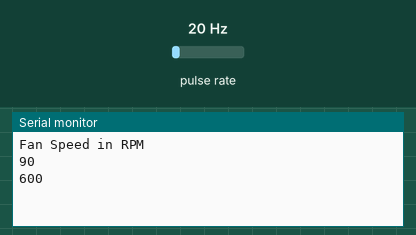
Recording of a sketch running on a simulated Arduino Uno, built with avr-gcc and run on an emulated ATmega328P. On the bench: the last lines printed to the serial monitor. Wiring (inferred from the names in the program): pulse sensor: data pin 5. The test bench sets the inputs (shaded band); at power-on: pulse rate 20 Hz.

Above: at 1.2 s.
1.3 s: pulse rate (sensor on pin 5) set to 4 Hz
At 2.6 s:
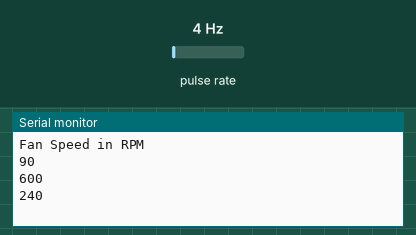
2.8 s: pulse rate (sensor on pin 5) set to 50 Hz
At 3.8 s:
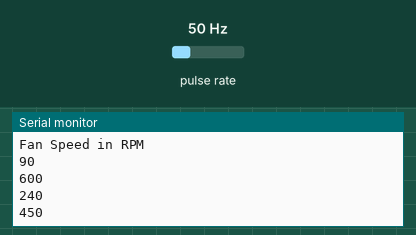
Timing chart, 0 to 5.8 s (numbered marks = the images above; inputs shaded):
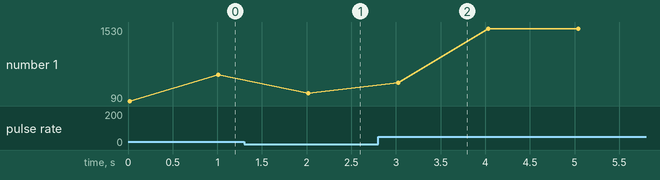

The sketch:

_44_Tachometer_Reading_Ticks_01.ino
```cpp
// (licence header left out)
                                    // Fun's Connections definition
                                      // In case using bare Arduino: Connect the fun's terminal
                                      // on pins 5, 6 and 7 (SGN  to pin 5)
//#define VCC 6                       // VCC    - FUN'S  RED   WIRE - POWER SUPPLY BUS
#define SGN 5                         // SIGNAL - FUN'S YELLOW WIRE - TACHOMETER
//#define GND 7                       // VCC    - FUN'S  BLACK WIRE - POWER SUPPLY BUS

unsigned int fan_odometer = 0;        // count of fan tachometer ticks
volatile byte update_flag = 0;        // used to signal update of odometer reading

ISR(TIMER2_COMPA_vect) {
  static byte prescaler;

  if (prescaler) {
    prescaler--;
  } else {
    prescaler = 125;                  // reset prescaler
    fan_odometer = TCNT1;             // capture odometer reading
    update_flag = 1;                  // set flag
  }

}

void setup() {
  //pinMode(VCC, OUTPUT);             // VCC source current;   On Power bus  the speed increases up 740 RPM
  //pinMode(GND, OUTPUT);             // GND ground reference; On Pin's set to VCC/GND the speed is 450 RPM
  //digitalWrite(VCC, HIGH);          // enable pullup resistor for D5/PD5/T1 for tachometer input
  digitalWrite(SGN, HIGH);            // SIGNAL - tachometer
  //digitalWrite(GND, LOW);           // GND - Power Supply

                                      // timer/counter1 counts fan tachometer pulses
                                      // on rising edge of T1, 2 per revolution
  TCCR1A = 0 << WGM11 | 0 << WGM10;
  TCCR1B = 0 << WGM13 | 0 << WGM12 | 1 << CS12 | 1 << CS11 | 1 << CS10;

                                      // timer/counter2 provides 125 interrupts per second
  TCCR2A = 1 << WGM21 | 0 << WGM20;
  TCCR2B = 0 << WGM22 | 1 << CS22 | 1 << CS21 | 1 << CS20;
  OCR2A = 124;                        // n-1
  TIMSK2 = 1 << OCIE2A;               // enable compare match interrupt

  Serial.begin(9600);
  Serial.println("Fan Speed in RPM");
}

void loop() {
  static unsigned int previous_fan_odometer = 0;

  while (update_flag == 0);           // wait for update to occur

  update_flag = 0;                    // reset update flag

  Serial.println(((fan_odometer - previous_fan_odometer) * 60) / 2); // in RPM

  previous_fan_odometer = fan_odometer;
}
```

Measured:
- after the input at 1.3 s, the serial monitor: prints a new line after 0.72 s (image 1)
- after the input at 2.8 s, the serial monitor: prints a new line after 0.22 s (image 2)
- plotted number 1: 600 → 240 after the input at 1.3 s, 240 → 1500 after the input at 2.8 s
